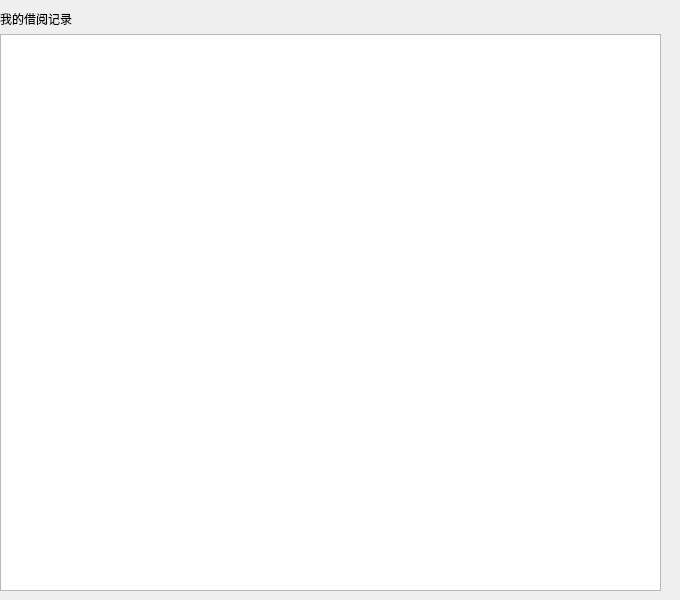
<?xml version="1.0" encoding="UTF-8"?>
<ui version="4.0">
 <class>Cell_Record</class>
 <widget class="QWidget" name="Cell_Record">
  <property name="geometry">
   <rect>
    <x>0</x>
    <y>0</y>
    <width>680</width>
    <height>600</height>
   </rect>
  </property>
  <property name="windowTitle">
   <string>Form</string>
  </property>
  <widget class="QWidget" name="widget" native="true">
   <property name="geometry">
    <rect>
     <x>0</x>
     <y>10</y>
     <width>661</width>
     <height>581</height>
    </rect>
   </property>
   <layout class="QGridLayout" name="gridLayout">
    <item row="0" column="0">
     <widget class="QLabel" name="label">
      <property name="text">
       <string>我的借阅记录</string>
      </property>
     </widget>
    </item>
    <item row="1" column="0">
     <widget class="QTableView" name="tableView"/>
    </item>
   </layout>
  </widget>
 </widget>
 <resources/>
 <connections/>
</ui>
